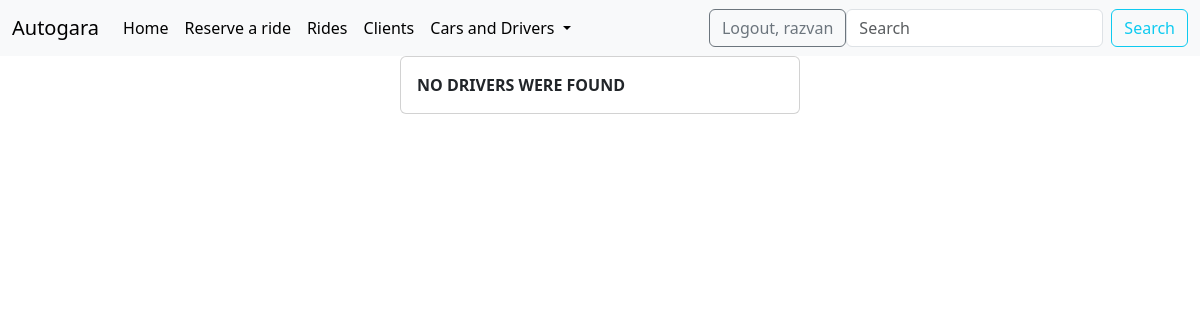
/list_of_drivers/ (signed in), run on an earlier commit of the app's database.
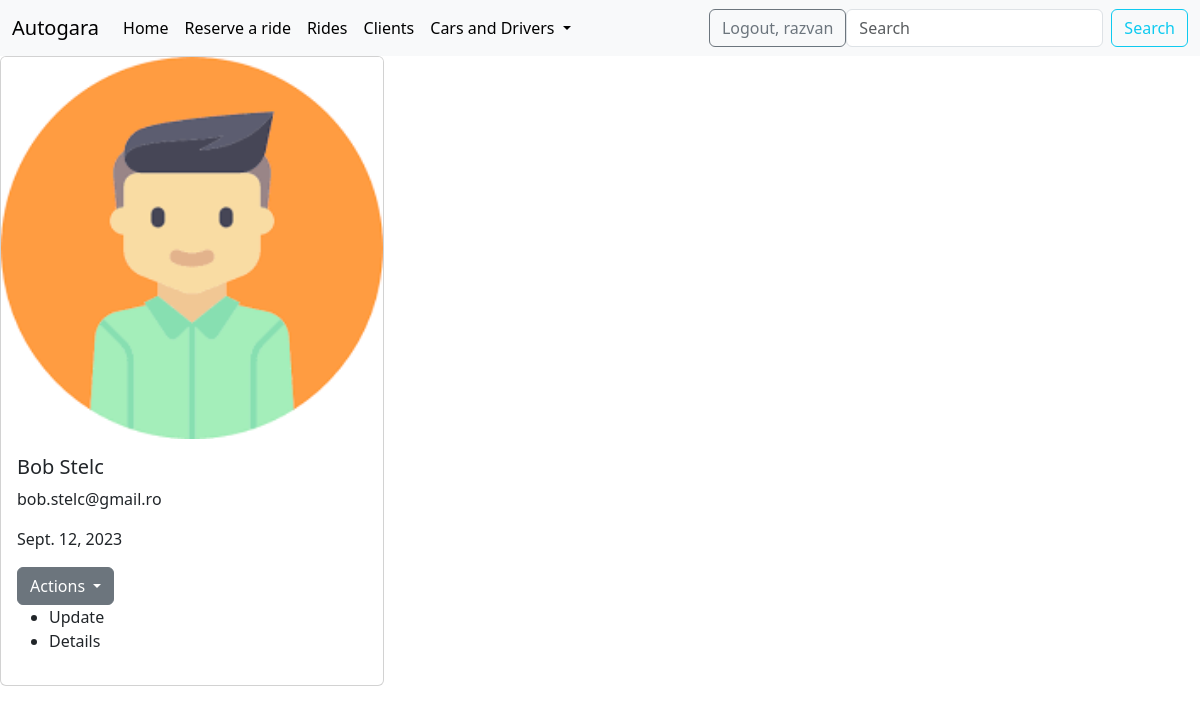
And on a later commit of the database.
### driver/models.py (models this page shows)
class Driver(models.Model):
    first_name = models.CharField(max_length=40)
    last_name = models.CharField(max_length=40)
    email = models.EmailField()
    date_hired = models.DateField()
    date_fired = models.DateField(null=True)
    active = models.BooleanField(default=True)
    profile = models.ImageField(upload_to='profiles_driver/')
    created_at = models.DateTimeField(auto_now_add=True)
    updated_at = models.DateTimeField(auto_now=True)
    def __str__(self):
        return f'{self.first_name} {self.last_name}'

### driver/views.py (the view)
# urls.py: path('list_of_drivers/', views.DriverListView.as_view(), name='list-of-drivers'),
class DriverListView(LoginRequiredMixin, ListView):
    template_name = 'driver/list_of_drivers.html'
    model = Driver
    context_object_name = 'all_drivers'

### templates/driver/list_of_drivers.html (shortened to what this page needs)
{% extends 'base.html' %}
{% load static %}
{% block content %}
    <div class="contaier-fluid">
        {% if all_drivers %}
            <div class="row">
                {% for driver in all_drivers %}
                    <div class="col-md-4">
                        <div class="card">
                            {% if driver.profile %}
                                <img src="{{ driver.profile }}" class="card-img-top" alt="No image">
                            {% else %}
                                <img src="{% static 'images/image.png' %}" class="card-img-top" alt="No image">
                            {% endif %}
                            <div class="card-body">
                                <h5 class="card-title">{{ driver }}</h5>
                                <p class="card-text">{{ driver.email }}</p>
                                <p class="card-text">{{ driver.date_hired }}</p>
                                <div class="dropdown">
                                    <button class="btn btn-secondary dropdown-toggle" type="button"
                                            data-bs-toggle="dropdown" aria-expanded="false">
                                        Actions
                                    </button>
                                    <ul>
                                        <li><a class="dropdown-item"
                                               href="{% url 'update-driver' driver.id %}">Update</a></li>
                                        <li><a class="dropdown-item"
                                               href="{% url 'details-driver' driver.id %}">Details</a></li>
                                    </ul>
                                </div>
                            </div>
                        </div>
                    </div>
                {% endfor %}
            </div>
        {% else %}
            <div class="col-md-4 offset-md-4">
                <div class="card">
                    <div class="card-body">
                        <b>NO DRIVERS WERE FOUND</b>
                    </div>
                </div>
            </div>
        {% endif %}
    </div>
{% endblock %}

### templates/base.html (shortened to what this page needs)
<!DOCTYPE html>
{% load static %}
<html lang="en">
<head>
    <link href="https://cdn.jsdelivr.net/npm/bootstrap@5.3.2/dist/css/bootstrap.min.css" rel="stylesheet">
    <link rel="stylesheet" href="{% static 'css/my_style.css' %}">
</head>
<body>
{% include 'navbar.html' %}
{% block content %}{% endblock %}
</body>
</html>

### templates/navbar.html (shortened to what this page needs)
<nav class="navbar navbar-expand-lg bg-body-tertiary">
    <div class="container-fluid">
        <a class="navbar-brand" href="{% url 'home-page' %}">Autogara</a>
        <div class="collapse navbar-collapse" id="navbarSupportedContent">
            <ul class="navbar-nav me-auto mb-2 mb-lg-0">
                <li class="nav-item">
                    <a class="nav-link active" aria-current="page" href="{% url 'home-page' %}">Home</a>
                </li>
                <li class="nav-item">
                    <a class="nav-link active" aria-current="page" href="{% url 'create-client' %}">Reserve a ride</a>
                </li>
                <li class="nav-item">
                    <a class="nav-link active" href="{% url 'list-of-rides' %}">Rides</a>
                </li>
                {% if user.is_authenticated %}
                    <li class="nav-item">
                        <a class="nav-link active" href="{% url 'list-of-clients' %}">Clients</a>
                    </li>
                    <li class="nav-item dropdown">
                        <a class="nav-link dropdown-toggle active" href="#" role="button" data-bs-toggle="dropdown"
                           aria-expanded="false">
                            Cars and Drivers
                        </a>
                    </li>
                {% endif %}
            </ul>
            {% if user.is_authenticated %}
                <a href="{% url 'logout' %}" class="btn btn-outline-secondary">Logout, {{ user.username }}</a>
                <form class="d-flex" role="search">
                    <input class="form-control me-2" type="search" placeholder="Search" aria-label="Search">
                    <button class="btn btn-outline-info" type="submit">Search</button>
                </form>
            {% else %}
                <div>
                    <a href="{% url 'login' %}" class="btn btn-outline-primary">Login</a>
                </div>
            {% endif %}
        </div>
    </div>
</nav>

What changed in the data, as far as the page shows it:
added Driver: first_name+last_name "Bob Stelc", email "bob.stelc@gmail.ro", date_hired "Sept. 12, 2023"
Also different on the page:
text no longer shown: "NO DRIVERS WERE FOUND"
